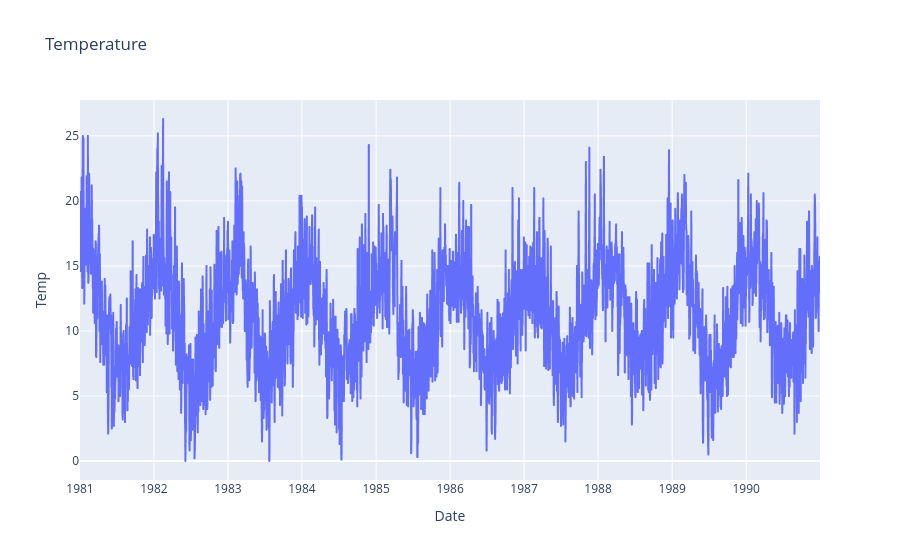

The notebook cell saved with this chart:
### Code cell
fig = px.line(df, x=df.index, y="Temp", title='Temperature')
fig.show()

### Figure 1 — Plotly figure (JSON) as saved in the notebook; plotly's stock layout.template omitted (floating-point values rounded to 4 significant figures; data arrays with more than 128 entries replaced by an {"elided": "..."} marker saying what was removed)
{"data": [{"hovertemplate": "Date=%{x}<br>Temp=%{y}<extra></extra>", "legendgroup": "", "line": {"color": "#636efa", "dash": "solid"}, "marker": {"symbol": "circle"}, "mode": "lines", "name": "", "showlegend": false, "type": "scattergl", "x": {"elided": "3650 str values"}, "xaxis": "x", "y": {"elided": "3650 float values"}, "yaxis": "y"}], "layout": {"legend": {"tracegroupgap": 0}, "title": {"text": "Temperature"}, "xaxis": {"anchor": "y", "domain": [0, 1], "title": {"text": "Date"}}, "yaxis": {"anchor": "x", "domain": [0, 1], "title": {"text": "Temp"}}}}
